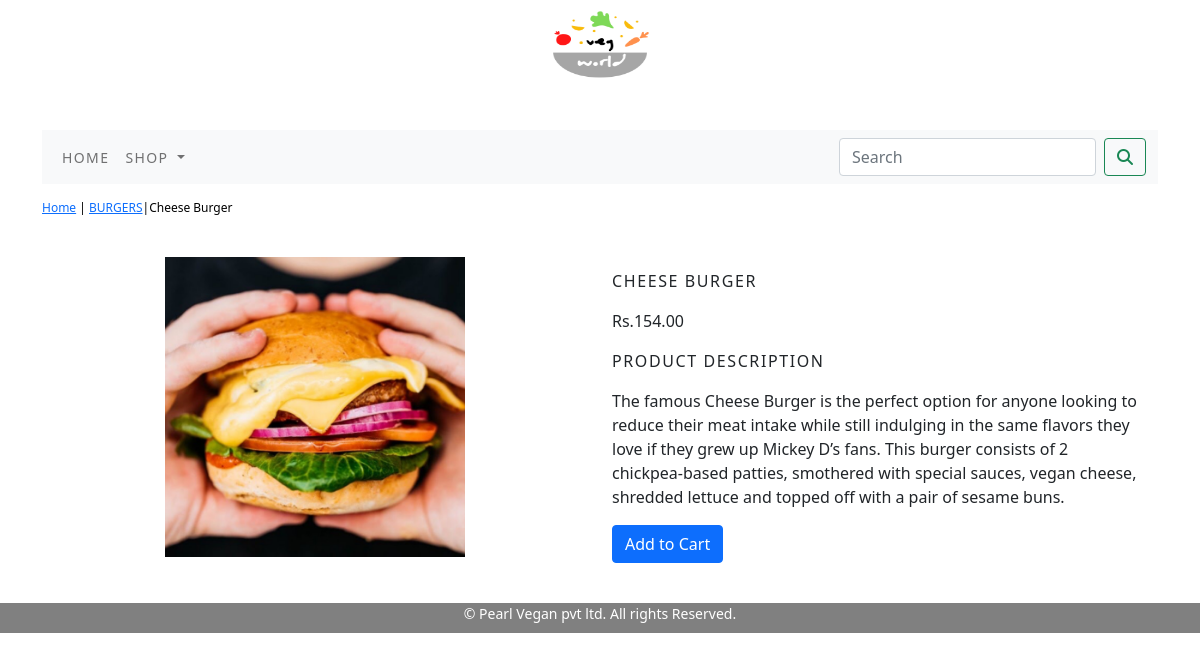
The page /shop/burgers/cheese-burger/ on the database its author committed.
### shop/models.py (models this page shows, shortened)
class Product(models.Model):
    name = models.CharField(max_length=250, unique=True)
    slug = models.SlugField(max_length=250, unique=True)
    desc = models.TextField(blank=True)
    price = models.DecimalField(max_digits=10, decimal_places=2)
    category = models.ForeignKey(Category, on_delete=models.CASCADE)
    image = models.ImageField(upload_to='product/', blank=True, null=True)
    stock = models.IntegerField()
    available = models.BooleanField(default=True)
    created = models.DateTimeField(auto_now_add=True)
    updated = models.DateTimeField(auto_now=True)
    class Meta:
        ordering=('name',)
        verbose_name = 'product'
        verbose_name_plural = 'products'

class Category(models.Model):
    name=models.CharField(max_length=250, unique=True)
    slug=models.SlugField(max_length=250, unique=True)
    desc=models.TextField(blank=True)
    image=models.ImageField(upload_to='category/', blank=True, null=True)
    class Meta:
        ordering=('name',)
        verbose_name='category'
        verbose_name_plural='categories'
    def get_url(self):
        return reverse('shop:Prod_by_category', args=[self.slug])
    def __str__(self):
        return '{}'.format(self.name)

### shop/views.py (the view)
# urls.py: path('<slug:c_slug>/<slug:product_slug>/', views.prodetail, name='ProdCatDetail'),
def prodetail(request, c_slug, product_slug):
    try:
        product=Product.objects.get(category__slug=c_slug, slug=product_slug)
    except Exception as e:
        raise e
    return render(request, "product.html", {'product': product})

### cart/context_processors.py (called while the page is built)
def counter(request):
    item_count = 0
    if 'admin' in request.path:
        return {}
    else:
        try:
            cart = Cart.objects.filter(cart_id=_cart_id(request))
            cart_items = CartItem.objects.all().filter(cart=cart[:1])
            for cart_item in cart_items:
                item_count +=cart_item.quantity
        except Cart.DoesNotExist:
            item_count = 0
    return dict(item_count=item_count)

### cart/views.py (called while the page is built)
def _cart_id(request):
    cart = request.session.session_key
    if not cart:
        cart = request.session.create()
    return cart

### shop/context_processors.py (called while the page is built)
def menu_links(request):
    links=Category.objects.all()
    return dict(links=links)

### templates/product.html (shortened to what this page needs)
{% extends 'base.html' %}
{% load static %}
{% block content %}
<div class="row my_prod_row_class">
    <div class="mx_auto">
        <p><a href="{% url 'shop:AllProdCat'  %}">Home</a> | <a href="{{product.category.get_url}}">{{product.category}}</a>|{{product.name}}</p>
    </div>
<div class="container">
<br>
<div class="row">
    <div class="col-12 col-sm-12 col-md-12 col-lg-6 text-center">
        <div style="min-width:18rem;">
            <img src="{{product.image.url}}" alt="{{product.name}}" width="300px" height="300px">
        </div>
    </div>
    <div class="col-12 col-sm-12 col-md-12 col-lg-6">
            <div>
            <h1 class="my_prod_title">{{product.name}}</h1>
            <p>Rs.{{product.price}}</p>
            <p class="my_title">Product Description</p>
            <p class="text-justify my_prod_text">{{product.desc}}</p>
            {% if product.stock <= 0 %}
            <p class="text-justify my_prod_text"><b>Out of Stock</b></p>
            {% else %}
            <a class="btn btn-primary"   href="{% url 'cart:add_cart' product.id %}">Add to Cart</a>
            {% endif %}
    </div>
</div>
    </div>
</div>
</div>
{% endblock %}

### static/css/custom.css (style rules this page uses)
.my_title { font-size:10 px; text-transform: uppercase; letter-spacing: .1em; }
.my_prod_row_class { padding-top: 15px; padding-bottom: 20px; }
.my_prod_row_class .mx_auto { color: black; font-size: 12px; text-decoration: none; }
.my_prod_title { font-size: 16px; text-transform: uppercase; letter-spacing: .1em; padding-top: 15px; padding-bottom: 10px; }
.my_prod_text { padding-right:20px; }

### rows shown on the page
Product: category "BURGERS", name "Cheese Burger", image (picture), name "CHEESE BURGER", price "154.00", desc "The famous Cheese Burger is the perfect option for anyone looking to reduce their meat intake while still indulging in the same flavors they love if they grew up Mickey D’s fans. This burger consists of 2 chickpea-based patties, smothered with special sauces, vegan cheese, shredded lettuce and topped off with a pair of sesame buns."
